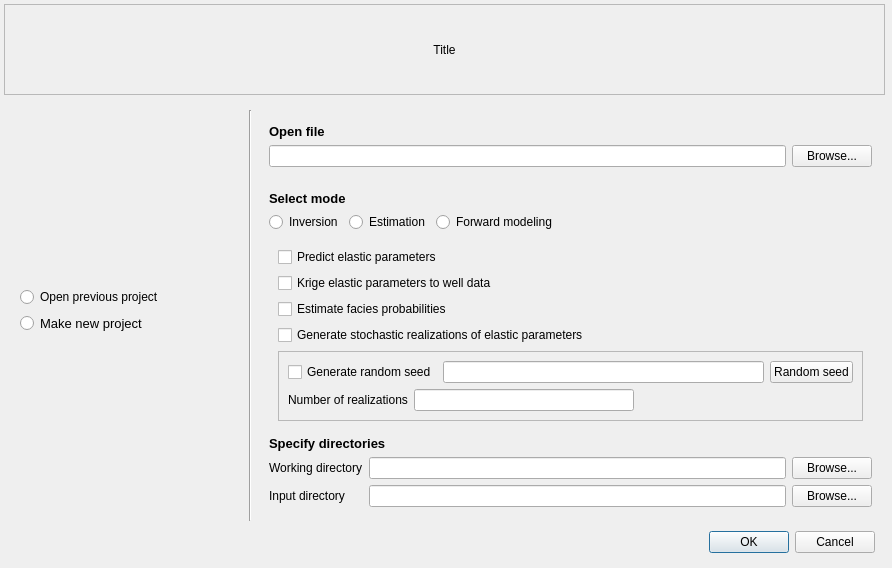
<?xml version="1.0" encoding="UTF-8"?>
<ui version="4.0">
 <author>Alf Birger Rustad, Øystein Monsrud Arneson, Erik Bakken and Andreas B. Lindblad</author>
 <class>ModeDialog</class>
 <widget class="QDialog" name="ModeDialog">
  <property name="geometry">
   <rect>
    <x>0</x>
    <y>0</y>
    <width>892</width>
    <height>568</height>
   </rect>
  </property>
  <property name="windowTitle">
   <string>Mode</string>
  </property>
  <widget class="QDialogButtonBox" name="buttonBox">
   <property name="geometry">
    <rect>
     <x>700</x>
     <y>530</y>
     <width>175</width>
     <height>25</height>
    </rect>
   </property>
   <property name="orientation">
    <enum>Qt::Horizontal</enum>
   </property>
   <property name="standardButtons">
    <set>QDialogButtonBox::Cancel|QDialogButtonBox::Ok</set>
   </property>
  </widget>
  <widget class="QFrame" name="frame_2">
   <property name="geometry">
    <rect>
     <x>4</x>
     <y>4</y>
     <width>881</width>
     <height>91</height>
    </rect>
   </property>
   <property name="sizePolicy">
    <sizepolicy hsizetype="Preferred" vsizetype="Preferred">
     <horstretch>0</horstretch>
     <verstretch>0</verstretch>
    </sizepolicy>
   </property>
   <property name="frameShape">
    <enum>QFrame::StyledPanel</enum>
   </property>
   <property name="frameShadow">
    <enum>QFrame::Raised</enum>
   </property>
   <layout class="QGridLayout">
    <property name="margin">
     <number>9</number>
    </property>
    <property name="spacing">
     <number>6</number>
    </property>
    <item row="0" column="0">
     <widget class="QLabel" name="titleLabel">
      <property name="text">
       <string>Title</string>
      </property>
      <property name="alignment">
       <set>Qt::AlignCenter</set>
      </property>
     </widget>
    </item>
   </layout>
  </widget>
  <widget class="Line" name="line">
   <property name="geometry">
    <rect>
     <x>240</x>
     <y>110</y>
     <width>20</width>
     <height>411</height>
    </rect>
   </property>
   <property name="orientation">
    <enum>Qt::Vertical</enum>
   </property>
  </widget>
  <widget class="QWidget" name="verticalLayoutWidget">
   <property name="geometry">
    <rect>
     <x>260</x>
     <y>100</y>
     <width>621</width>
     <height>432</height>
    </rect>
   </property>
   <layout class="QVBoxLayout" name="verticalLayout_2">
    <item>
     <spacer name="verticalSpacer_2">
      <property name="orientation">
       <enum>Qt::Vertical</enum>
      </property>
      <property name="sizeHint" stdset="0">
       <size>
        <width>20</width>
        <height>17</height>
       </size>
      </property>
     </spacer>
    </item>
    <item>
     <widget class="QWidget" name="oldProjectWidget" native="true">
      <layout class="QGridLayout" name="gridLayout_3">
       <item row="1" column="0">
        <layout class="QHBoxLayout">
         <property name="spacing">
          <number>6</number>
         </property>
         <property name="margin">
          <number>0</number>
         </property>
         <item>
          <widget class="QLineEdit" name="openProjectLineEdit">
           <property name="toolTip">
            <string>&lt;qt&gt;Open a previous created CRAVA GUI project.</string>
           </property>
          </widget>
         </item>
         <item>
          <widget class="QPushButton" name="openProjectBrowsePushButton">
           <property name="toolTip">
            <string>&lt;qt&gt;Open a previous created CRAVA GUI project.</string>
           </property>
           <property name="text">
            <string>Browse...</string>
           </property>
          </widget>
         </item>
        </layout>
       </item>
       <item row="0" column="0">
        <layout class="QHBoxLayout" name="horizontalLayout_5">
         <item>
          <widget class="QLabel" name="openLabel">
           <property name="font">
            <font>
             <pointsize>10</pointsize>
             <weight>75</weight>
             <bold>true</bold>
            </font>
           </property>
           <property name="text">
            <string>Open file</string>
           </property>
          </widget>
         </item>
        </layout>
       </item>
      </layout>
     </widget>
    </item>
    <item>
     <widget class="QWidget" name="newProjectWidget" native="true">
      <layout class="QGridLayout" name="gridLayout_2">
       <item row="3" column="0">
        <layout class="QHBoxLayout" name="horizontalLayout_3">
         <item>
          <widget class="QLabel" name="directoriesLabel">
           <property name="font">
            <font>
             <pointsize>10</pointsize>
             <weight>75</weight>
             <bold>true</bold>
            </font>
           </property>
           <property name="text">
            <string>Specify directories</string>
           </property>
           <property name="alignment">
            <set>Qt::AlignLeading|Qt::AlignLeft|Qt::AlignVCenter</set>
           </property>
          </widget>
         </item>
        </layout>
       </item>
       <item row="4" column="0">
        <layout class="QGridLayout">
         <property name="margin">
          <number>0</number>
         </property>
         <property name="spacing">
          <number>6</number>
         </property>
         <item row="1" column="2">
          <widget class="QPushButton" name="inputDirectoryBrowsePushButton">
           <property name="toolTip">
            <string>&lt;qt&gt;Root directory for input files.</string>
           </property>
           <property name="text">
            <string>Browse...</string>
           </property>
          </widget>
         </item>
         <item row="1" column="1">
          <widget class="QLineEdit" name="inputDirectoryLineEdit">
           <property name="toolTip">
            <string>&lt;qt&gt;Root directory for input files.</string>
           </property>
          </widget>
         </item>
         <item row="0" column="1">
          <widget class="QLineEdit" name="topDirectoryLineEdit">
           <property name="toolTip">
            <string>&lt;qt&gt;Working directory for the model file</string>
           </property>
          </widget>
         </item>
         <item row="0" column="2">
          <widget class="QPushButton" name="topDirectoryBrowsePushButton">
           <property name="toolTip">
            <string>&lt;qt&gt;Working directory for the model file</string>
           </property>
           <property name="text">
            <string>Browse...</string>
           </property>
          </widget>
         </item>
         <item row="1" column="0">
          <widget class="QLabel" name="inputDirectoryLabel">
           <property name="toolTip">
            <string>&lt;qt&gt;Root directory for input files.</string>
           </property>
           <property name="text">
            <string>&lt;qt&gt;Input directory</string>
           </property>
          </widget>
         </item>
         <item row="0" column="0">
          <widget class="QLabel" name="topDirectoryLabel">
           <property name="toolTip">
            <string>&lt;qt&gt;Working directory for the model file</string>
           </property>
           <property name="text">
            <string>&lt;qt&gt;Working directory</string>
           </property>
          </widget>
         </item>
        </layout>
       </item>
       <item row="2" column="0">
        <widget class="QStackedWidget" name="stackedWidget">
         <property name="currentIndex">
          <number>0</number>
         </property>
         <widget class="QWidget" name="inversionPage">
          <layout class="QGridLayout" name="gridLayout_4">
           <item row="0" column="0">
            <widget class="QCheckBox" name="predictionCheckBox">
             <property name="sizePolicy">
              <sizepolicy hsizetype="Preferred" vsizetype="Fixed">
               <horstretch>0</horstretch>
               <verstretch>0</verstretch>
              </sizepolicy>
             </property>
             <property name="toolTip">
              <string>&lt;qt&gt;Control whether predicted elastic parameters will be generated.</string>
             </property>
             <property name="text">
              <string>Predict elastic parameters</string>
             </property>
            </widget>
           </item>
           <item row="1" column="0">
            <widget class="QCheckBox" name="krigingCheckBox">
             <property name="toolTip">
              <string>&lt;qt&gt;Control whether the realizations should be kriged to well data.</string>
             </property>
             <property name="text">
              <string>Krige elastic parameters to well data</string>
             </property>
            </widget>
           </item>
           <item row="2" column="0">
            <widget class="QCheckBox" name="faciesCheckBox">
             <property name="toolTip">
              <string>&lt;qt&gt;The facies probabilities are computed based on the inversion results and a distribution for inversion values given facies computed from filtered well logs.</string>
             </property>
             <property name="text">
              <string>Estimate facies probabilities</string>
             </property>
            </widget>
           </item>
           <item row="3" column="0">
            <widget class="QCheckBox" name="simulationCheckBox">
             <property name="toolTip">
              <string>&lt;qt&gt;Generate stochastic realizations of elastic parameter cubes</string>
             </property>
             <property name="text">
              <string>Generate stochastic realizations of elastic parameters</string>
             </property>
            </widget>
           </item>
           <item row="4" column="0">
            <widget class="QFrame" name="frame">
             <property name="frameShape">
              <enum>QFrame::StyledPanel</enum>
             </property>
             <property name="frameShadow">
              <enum>QFrame::Raised</enum>
             </property>
             <layout class="QGridLayout" name="gridLayout_99">
              <item row="0" column="0">
               <layout class="QHBoxLayout" name="_4">
                <property name="spacing">
                 <number>6</number>
                </property>
                <property name="margin">
                 <number>0</number>
                </property>
                <item>
                 <widget class="QCheckBox" name="seedCheckBox">
                  <property name="toolTip">
                   <string>&lt;qt&gt;A seed file needs to be specified in settings to be able to generate random seed.</string>
                  </property>
                  <property name="text">
                   <string>Generate random seed</string>
                  </property>
                 </widget>
                </item>
                <item>
                 <widget class="QLineEdit" name="seedLineEdit">
                  <property name="toolTip">
                   <string>&lt;qt&gt;Fill in the random seed here. With the same seed, the same realizations will be generated.</string>
                  </property>
                 </widget>
                </item>
                <item>
                 <widget class="QPushButton" name="seedPushButton">
                  <property name="toolTip">
                   <string>&lt;qt&gt;Generate new random seed</string>
                  </property>
                  <property name="text">
                   <string>Random seed</string>
                  </property>
                 </widget>
                </item>
               </layout>
              </item>
              <item row="1" column="0">
               <layout class="QHBoxLayout" name="_5">
                <property name="spacing">
                 <number>6</number>
                </property>
                <property name="margin">
                 <number>0</number>
                </property>
                <item>
                 <widget class="QLabel" name="simulationLabel">
                  <property name="toolTip">
                   <string>&lt;qt&gt;Integer giving the number of stochastic realizations to generate.</string>
                  </property>
                  <property name="text">
                   <string>Number of realizations</string>
                  </property>
                 </widget>
                </item>
                <item>
                 <widget class="QLineEdit" name="simulationsLineEdit">
                  <property name="toolTip">
                   <string>&lt;qt&gt;Integer giving the number of stochastic realizations to generate.</string>
                  </property>
                 </widget>
                </item>
                <item>
                 <spacer>
                  <property name="orientation">
                   <enum>Qt::Horizontal</enum>
                  </property>
                  <property name="sizeHint" stdset="0">
                   <size>
                    <width>40</width>
                    <height>20</height>
                   </size>
                  </property>
                 </spacer>
                </item>
               </layout>
              </item>
             </layout>
            </widget>
           </item>
          </layout>
         </widget>
         <widget class="QWidget" name="estimationPage">
          <layout class="QVBoxLayout" name="_6">
           <property name="spacing">
            <number>6</number>
           </property>
           <property name="margin">
            <number>9</number>
           </property>
           <item>
            <widget class="QCheckBox" name="backgroundCheckBox">
             <property name="text">
              <string>Estimate background</string>
             </property>
            </widget>
           </item>
           <item>
            <widget class="QCheckBox" name="correlationCheckBox">
             <property name="text">
              <string>Estimate correlations</string>
             </property>
            </widget>
           </item>
           <item>
            <widget class="QCheckBox" name="waveletNoiseCheckBox">
             <property name="text">
              <string>Estimate wavelet and noise</string>
             </property>
            </widget>
           </item>
          </layout>
         </widget>
         <widget class="QWidget" name="forwardPage"/>
        </widget>
       </item>
       <item row="1" column="0">
        <layout class="QHBoxLayout">
         <property name="spacing">
          <number>6</number>
         </property>
         <property name="margin">
          <number>0</number>
         </property>
         <item>
          <widget class="QRadioButton" name="inversionRadioButton">
           <property name="toolTip">
            <string>&lt;qt&gt;Invert seismic input data to elastic parameters and/or facies probabilities. Needs seismic data and volume, all other misiing data will be estimated.</string>
           </property>
           <property name="text">
            <string>Inversion</string>
           </property>
          </widget>
         </item>
         <item>
          <widget class="QRadioButton" name="estimateRadioButton">
           <property name="toolTip">
            <string>&lt;qt&gt;Checks input data and performs estimation of lacking information for inversion, but stops before inversion.</string>
           </property>
           <property name="text">
            <string>Estimation</string>
           </property>
          </widget>
         </item>
         <item>
          <widget class="QRadioButton" name="forwardRadioButton">
           <property name="toolTip">
            <string>&lt;qt&gt;Create seismic response from background model. Not able to estimate anything.</string>
           </property>
           <property name="text">
            <string>Forward modeling</string>
           </property>
          </widget>
         </item>
         <item>
          <spacer name="horizontalSpacer_3">
           <property name="orientation">
            <enum>Qt::Horizontal</enum>
           </property>
           <property name="sizeHint" stdset="0">
            <size>
             <width>40</width>
             <height>20</height>
            </size>
           </property>
          </spacer>
         </item>
        </layout>
       </item>
       <item row="0" column="0">
        <layout class="QHBoxLayout" name="horizontalLayout_4">
         <item>
          <widget class="QLabel" name="modeLabel">
           <property name="font">
            <font>
             <pointsize>10</pointsize>
             <weight>75</weight>
             <bold>true</bold>
            </font>
           </property>
           <property name="text">
            <string>Select mode</string>
           </property>
           <property name="alignment">
            <set>Qt::AlignLeading|Qt::AlignLeft|Qt::AlignVCenter</set>
           </property>
          </widget>
         </item>
        </layout>
       </item>
      </layout>
     </widget>
    </item>
    <item>
     <spacer name="verticalSpacer">
      <property name="orientation">
       <enum>Qt::Vertical</enum>
      </property>
      <property name="sizeHint" stdset="0">
       <size>
        <width>20</width>
        <height>18</height>
       </size>
      </property>
     </spacer>
    </item>
   </layout>
  </widget>
  <widget class="QWidget" name="verticalLayoutWidget_2">
   <property name="geometry">
    <rect>
     <x>20</x>
     <y>100</y>
     <width>231</width>
     <height>421</height>
    </rect>
   </property>
   <layout class="QVBoxLayout" name="verticalLayout_3">
    <item>
     <spacer name="verticalSpacer_3">
      <property name="orientation">
       <enum>Qt::Vertical</enum>
      </property>
      <property name="sizeHint" stdset="0">
       <size>
        <width>20</width>
        <height>40</height>
       </size>
      </property>
     </spacer>
    </item>
    <item>
     <widget class="QRadioButton" name="oldProjectRadioButton">
      <property name="font">
       <font>
        <weight>50</weight>
        <bold>false</bold>
       </font>
      </property>
      <property name="text">
       <string>Open previous project</string>
      </property>
     </widget>
    </item>
    <item>
     <widget class="QRadioButton" name="newProjectRadioButton">
      <property name="font">
       <font>
        <pointsize>10</pointsize>
        <weight>50</weight>
        <bold>false</bold>
       </font>
      </property>
      <property name="text">
       <string>Make new project</string>
      </property>
     </widget>
    </item>
    <item>
     <spacer name="verticalSpacer_4">
      <property name="orientation">
       <enum>Qt::Vertical</enum>
      </property>
      <property name="sizeHint" stdset="0">
       <size>
        <width>20</width>
        <height>40</height>
       </size>
      </property>
     </spacer>
    </item>
   </layout>
  </widget>
 </widget>
 <tabstops>
  <tabstop>openProjectLineEdit</tabstop>
  <tabstop>openProjectBrowsePushButton</tabstop>
  <tabstop>inversionRadioButton</tabstop>
  <tabstop>estimateRadioButton</tabstop>
  <tabstop>forwardRadioButton</tabstop>
  <tabstop>topDirectoryLineEdit</tabstop>
  <tabstop>topDirectoryBrowsePushButton</tabstop>
  <tabstop>inputDirectoryLineEdit</tabstop>
  <tabstop>inputDirectoryBrowsePushButton</tabstop>
  <tabstop>buttonBox</tabstop>
 </tabstops>
 <resources>
  <include location="cravaguiresources.qrc"/>
 </resources>
 <connections>
  <connection>
   <sender>buttonBox</sender>
   <signal>rejected()</signal>
   <receiver>ModeDialog</receiver>
   <slot>reject()</slot>
   <hints>
    <hint type="sourcelabel">
     <x>304</x>
     <y>481</y>
    </hint>
    <hint type="destinationlabel">
     <x>286</x>
     <y>274</y>
    </hint>
   </hints>
  </connection>
 </connections>
</ui>
